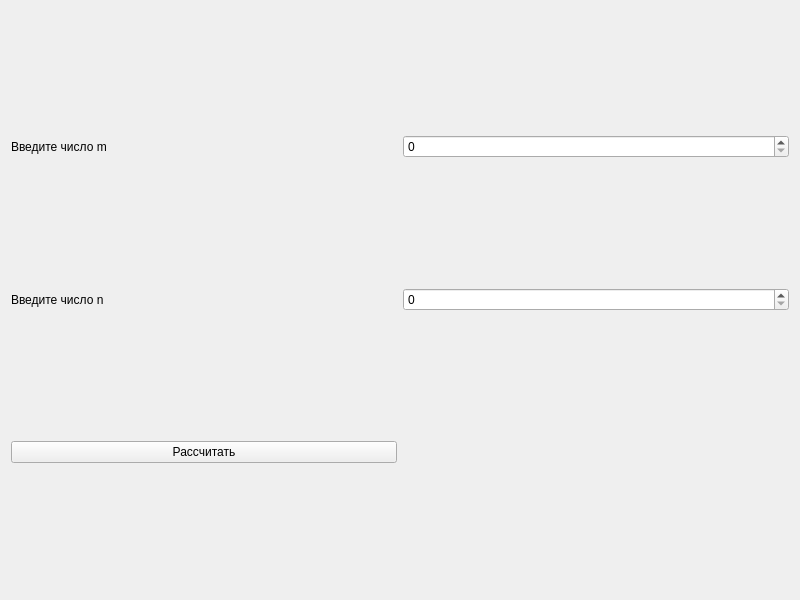
<?xml version="1.0" encoding="UTF-8"?>
<ui version="4.0">
 <class>Widget</class>
 <widget class="QWidget" name="Widget">
  <property name="geometry">
   <rect>
    <x>0</x>
    <y>0</y>
    <width>800</width>
    <height>600</height>
   </rect>
  </property>
  <property name="windowTitle">
   <string>Widget</string>
  </property>
  <layout class="QGridLayout" name="gridLayout">
   <item row="0" column="0">
    <widget class="QLabel" name="label">
     <property name="text">
      <string>Введите число m</string>
     </property>
    </widget>
   </item>
   <item row="0" column="1">
    <widget class="QSpinBox" name="spinBox"/>
   </item>
   <item row="1" column="0">
    <widget class="QLabel" name="label_2">
     <property name="text">
      <string>Введите число n</string>
     </property>
    </widget>
   </item>
   <item row="1" column="1">
    <widget class="QSpinBox" name="spinBox_2"/>
   </item>
   <item row="2" column="0">
    <widget class="QPushButton" name="pushButton">
     <property name="text">
      <string>Рассчитать</string>
     </property>
    </widget>
   </item>
   <item row="2" column="1">
    <widget class="QLabel" name="label_3">
     <property name="text">
      <string/>
     </property>
    </widget>
   </item>
  </layout>
 </widget>
 <resources/>
 <connections/>
</ui>
